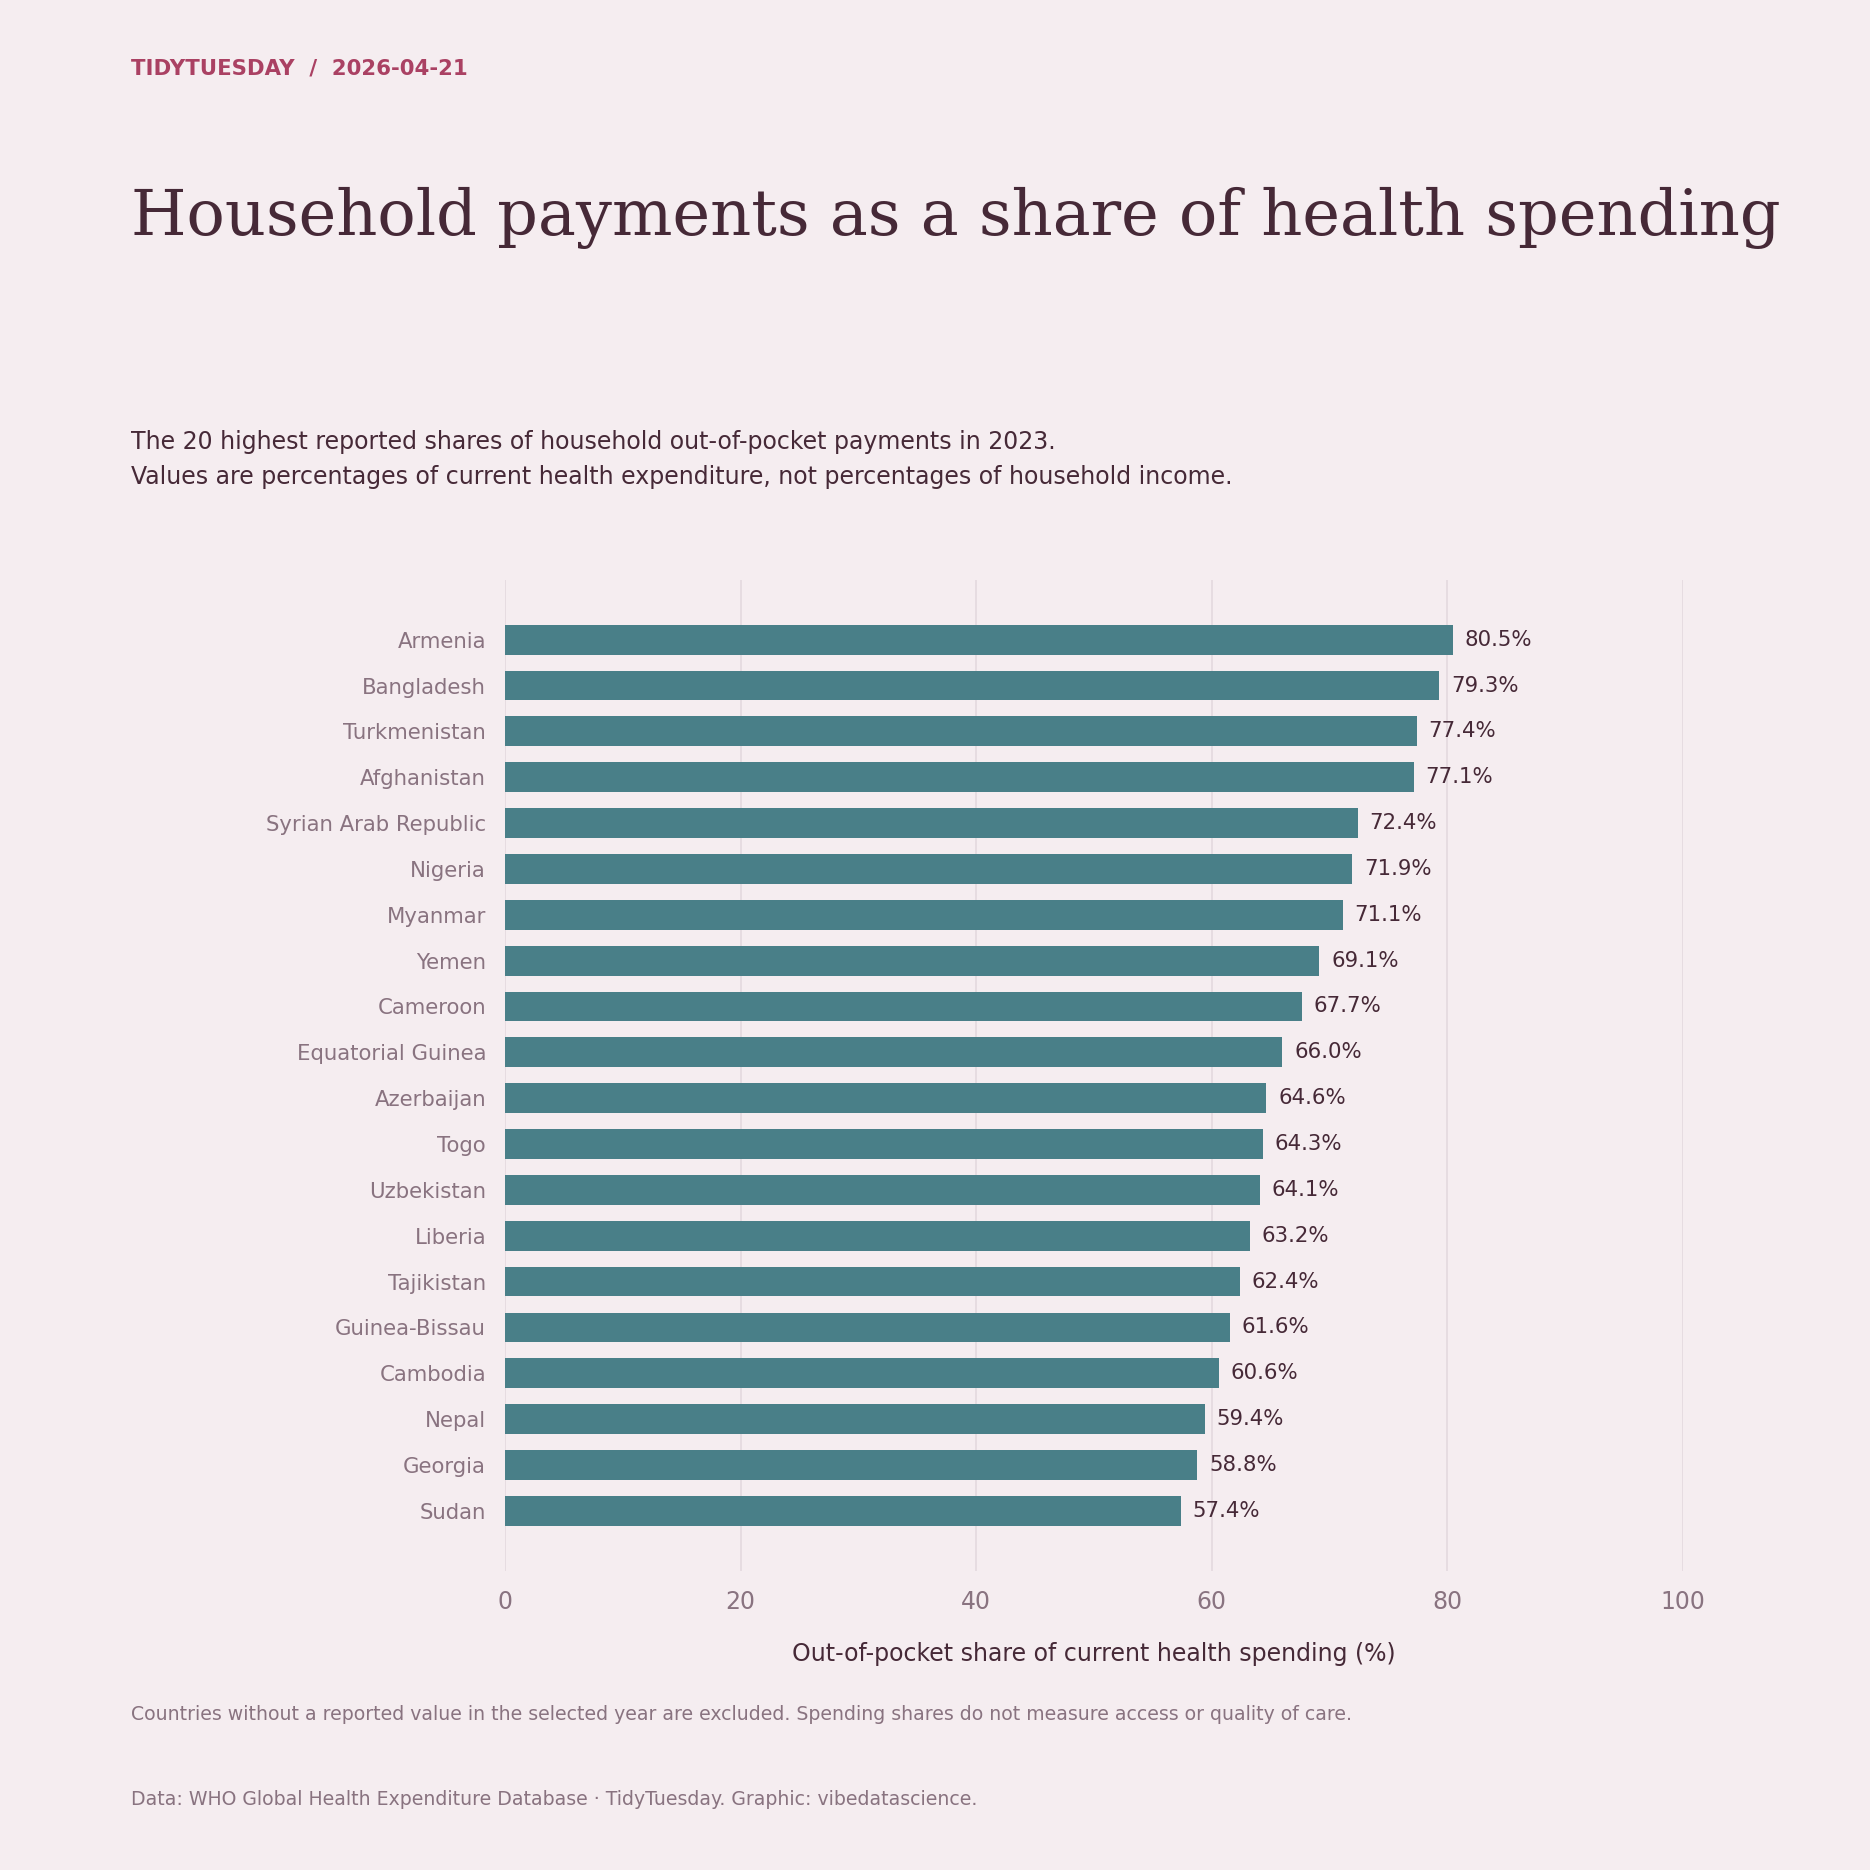

This chart was generated by the following Python code:
"""TidyTuesday 2026-04-21: Household payments as a share of health spending. Reproduce the chart from the bundled source data."""
from pathlib import Path
import textwrap
import re
from collections import Counter
import numpy as np
import pandas as pd
import matplotlib
matplotlib.use('Agg')
import matplotlib.pyplot as plt
import matplotlib.dates as mdates
from matplotlib.ticker import FuncFormatter, MaxNLocator
from matplotlib.colors import LinearSegmentedColormap, Normalize
from matplotlib.patches import Patch

HERE = Path(__file__).resolve().parent
PAPER, INK, MUTED, ACCENT, SECOND = ('#f5edf0', '#462937', '#897380', '#aa4163', '#497f88')
plt.rcParams.update({'font.family':'DejaVu Sans', 'font.size':10, 'text.color':INK,
 'axes.labelcolor':INK, 'xtick.color':MUTED, 'ytick.color':MUTED,
 'axes.edgecolor':MUTED, 'savefig.facecolor':PAPER})

def read(name):
    data = pd.read_csv(HERE / 'data' / (name + '.csv.gz'), low_memory=False)
    assert len(data), 'Empty source data'
    return data

def figure(subtitle, height=9):
    fig = plt.figure(figsize=(11,height), facecolor=PAPER)
    fig.text(.07,.96,'TIDYTUESDAY  /  2026-04-21',fontsize=9,color=ACCENT,weight='bold')
    fig.text(.07,.90,textwrap.fill('Household payments as a share of health spending',48),fontsize=27,fontfamily='DejaVu Serif',va='top',linespacing=1.14)
    fig.text(.07,.77,subtitle,fontsize=10,va='top',linespacing=1.55)
    fig.text(.07,.035,textwrap.fill('Data: WHO Global Health Expenditure Database · TidyTuesday. Graphic: vibedatascience.',110),fontsize=8,color=MUTED,linespacing=1.5)
    return fig

def axis(fig, rect=(.24,.18,.69,.49), grid='x'):
    ax=fig.add_axes(rect,facecolor=PAPER)
    for spine in ax.spines.values():spine.set_visible(False)
    ax.tick_params(length=0,pad=8)
    if grid:ax.grid(axis=grid,color=MUTED,alpha=.16,linewidth=.7)
    ax.set_axisbelow(True)
    return ax

def save(fig):
    fig.savefig(HERE / '20260421.png',dpi=170)
    plt.close(fig)
    print('2026-04-21: saved 20260421.png')

df=read('financing_schemes');d=df[df.indicator_code.eq('hf3_che')].dropna(subset=['value']);year=int(d.year.max());d=d[d.year==year].nlargest(20,'value').sort_values('value')
assert d.value.between(0,100).all() and not d.iso3_code.duplicated().any()
fig=figure(f'The 20 highest reported shares of household out-of-pocket payments in {year}.\nValues are percentages of current health expenditure, not percentages of household income.',11)
ax=axis(fig,(.27,.16,.63,.53));y=np.arange(len(d));ax.barh(y,d.value,color=SECOND,height=.65)
for i,v in enumerate(d.value):ax.text(v+1,i,f'{v:.1f}%',va='center',fontsize=9)
ax.set_yticks(y,d.country_name,fontsize=9);ax.set_xlim(0,100);ax.set_xlabel('Out-of-pocket share of current health spending (%)',labelpad=12)
fig.text(.07,.08,'Countries without a reported value in the selected year are excluded. Spending shares do not measure access or quality of care.',fontsize=8,color=MUTED)
save(fig)
